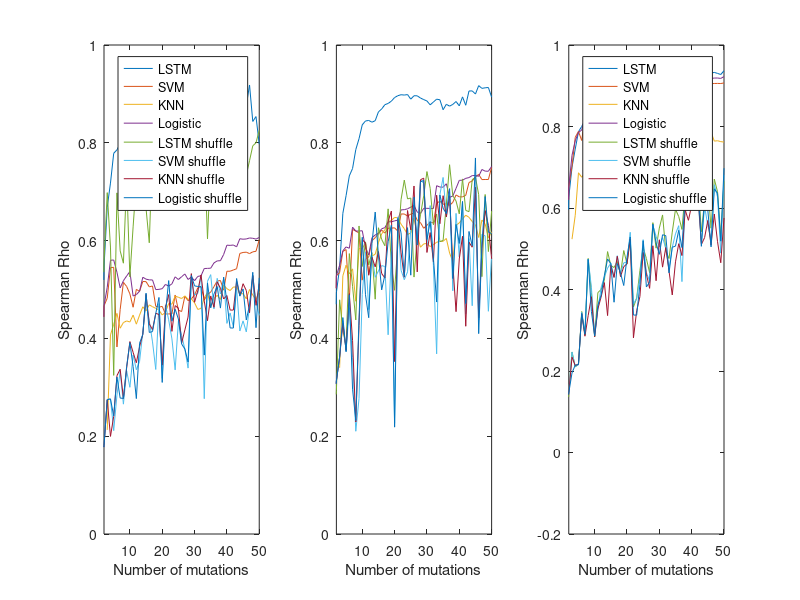

MATLAB code for this plot:
%%%%%Plot Figure 1E-G


load('COAD_RES.mat')
load('LINCLASS_COAD.mat')
load('LUAD_RES.mat')
load('LINCLASS_LUAD.mat')
load('SHUFF_COAD.mat')
load('SHUFF_LUAD.mat')

cnt = 1;
rng = 0.5:0.01:1;
RNN1=[];RNN2=[];SVM1=[];SVM2=[];KNN1=[];KNN2=[];SVM3=[];KNN3=[];KNN3=[];
RNN11=[];RNN22=[];SVM11=[];SVM22=[];KNN11=[];KNN22=[];SVM33=[];RNN33=[];KNN33=[];



D1 = [COAD_RES.rh1(1:50);LINCLASS_COAD.RH1SVM(1:50);LINCLASS_COAD.RH1KNN(1:50);LINCLASS_COAD.RH1LIN(1:50);SHUFF_COAD.RH1LSTM(1:50);SHUFF_COAD.RH1SVM(1:50);SHUFF_COAD.RH1KNN(1:50);SHUFF_COAD.RH1LIN(1:50)];
D2 = [COAD_RES.rh2(1:50);LINCLASS_COAD.RH2SVM(1:50);LINCLASS_COAD.RH2KNN(1:50);LINCLASS_COAD.RH2LIN(1:50);SHUFF_COAD.RH2LSTM(1:50);SHUFF_COAD.RH2SVM(1:50);SHUFF_COAD.RH2KNN(1:50);SHUFF_COAD.RH2LIN(1:50)];
D3 = [LUAD_RES.rh1(1:50);LINCLASS_LUAD.RHSVM(1:50);LINCLASS_LUAD.RHKNN(1:50);LINCLASS_LUAD.RHLIN(1:50);SHUFF_LUAD.RHLSTM(1:50);SHUFF_LUAD.RHSVM(1:50);SHUFF_LUAD.RHKNN(1:50);SHUFF_LUAD.RHLIN(1:50)];

%%%%%1E

subplot(1,3,1)
plot(D1')
legend('LSTM','SVM','KNN','Logistic','LSTM shuffle','SVM shuffle','KNN shuffle','Logistic shuffle')
xlabel('Number of mutations')
ylabel('Spearman Rho')
xlim([2,50])

%%%%%1F

subplot(1,3,2)
plot(D2')
xlabel('Number of mutations')
ylabel('Spearman Rho')
xlim([2,50])


%%%%%1G

subplot(1,3,3)
plot(D3')
xlabel('Number of mutations')
ylabel('Spearman Rho')
xlim([2,50])
legend('LSTM','SVM','KNN','Logistic','LSTM shuffle','SVM shuffle','KNN shuffle','Logistic shuffle')
